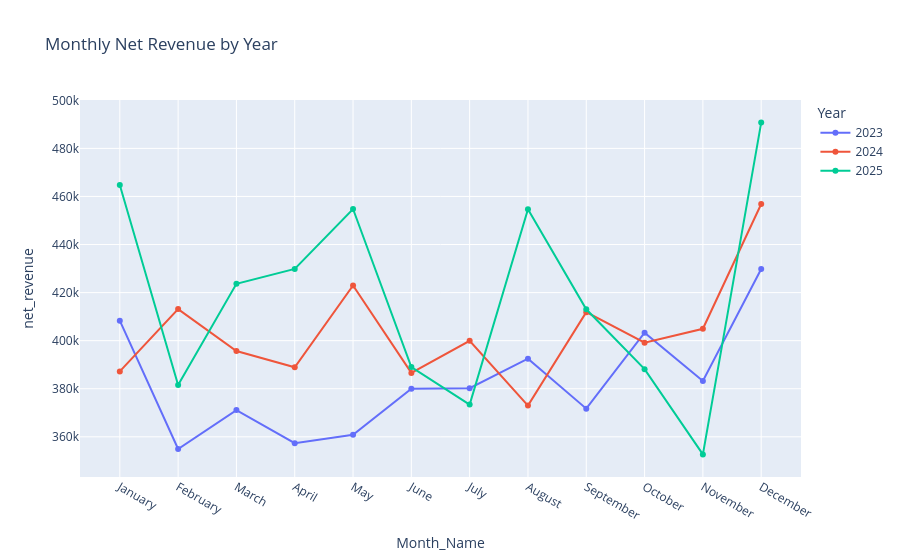

Notebook cell for this chart:
### Code cell
fig = px.line(
    monthly_perf.sort_values(["Year", "Month"]),
    x="Month_Name",
    y="net_revenue",
    color="Year",
    markers=True,
    title="Monthly Net Revenue by Year",
)

fig.show()

### Figure 1 — Plotly figure (JSON) as saved in the notebook; plotly's stock layout.template omitted (floating-point values rounded to 4 significant figures)
{"data": [{"hovertemplate": "Year=2023<br>Month_Name=%{x}<br>net_revenue=%{y}<extra></extra>", "legendgroup": "2023", "line": {"color": "#636efa", "dash": "solid"}, "marker": {"symbol": "circle"}, "mode": "lines+markers", "name": "2023", "orientation": "v", "showlegend": true, "type": "scatter", "x": ["January", "February", "March", "April", "May", "June", "July", "August", "September", "October", "November", "December"], "xaxis": "x", "y": [408300.0, 354900.0, 371100.0, 357300.0, 360800.0, 380000.0, 380200.0, 392500.0, 371700.0, 403300.0, 383200.0, 429800.0], "yaxis": "y"}, {"hovertemplate": "Year=2024<br>Month_Name=%{x}<br>net_revenue=%{y}<extra></extra>", "legendgroup": "2024", "line": {"color": "#EF553B", "dash": "solid"}, "marker": {"symbol": "circle"}, "mode": "lines+markers", "name": "2024", "orientation": "v", "showlegend": true, "type": "scatter", "x": ["January", "February", "March", "April", "May", "June", "July", "August", "September", "October", "November", "December"], "xaxis": "x", "y": [387200.0, 413100.0, 395700.0, 388900.0, 423000.0, 386600.0, 400000.0, 373000.0, 411900.0, 399200.0, 404900.0, 456900.0], "yaxis": "y"}, {"hovertemplate": "Year=2025<br>Month_Name=%{x}<br>net_revenue=%{y}<extra></extra>", "legendgroup": "2025", "line": {"color": "#00cc96", "dash": "solid"}, "marker": {"symbol": "circle"}, "mode": "lines+markers", "name": "2025", "orientation": "v", "showlegend": true, "type": "scatter", "x": ["January", "February", "March", "April", "May", "June", "July", "August", "September", "October", "November", "December"], "xaxis": "x", "y": [464700.0, 381600.0, 423600.0, 429800.0, 454800.0, 389000.0, 373400.0, 454600.0, 413000.0, 388200.0, 352700.0, 490700.0], "yaxis": "y"}], "layout": {"legend": {"title": {"text": "Year"}, "tracegroupgap": 0}, "title": {"text": "Monthly Net Revenue by Year"}, "xaxis": {"anchor": "y", "domain": [0, 1], "title": {"text": "Month_Name"}}, "yaxis": {"anchor": "x", "domain": [0, 1], "title": {"text": "net_revenue"}}}}
